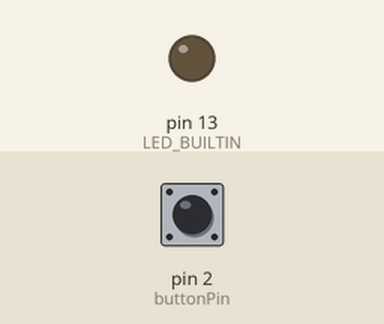
This sketch was run on a simulated Arduino Uno, built with avr-gcc and run on an emulated ATmega328P. Parts: output pins drawn as LEDs (lit = HIGH). Inputs (shaded band) come from the test bench; at power-on: pin 2 (buttonPin) LOW.

Above: at 1.2 s.
1.3 s: pin 2 (buttonPin) pulled HIGH for 0.15 s
At 1.37 s:
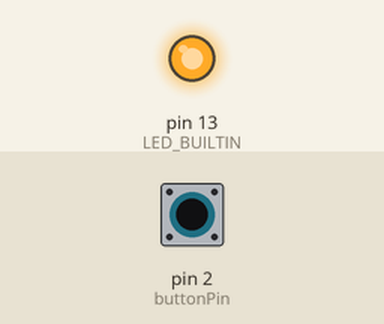
2.9 s: pin 2 (buttonPin) pulled HIGH for 3.2 s
At 6.8 s:
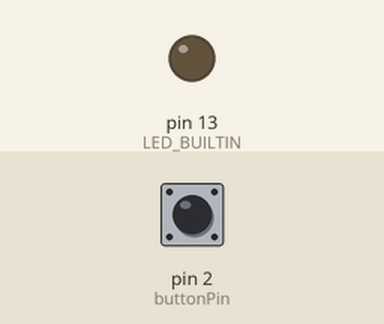
Timing chart, 0 to 8.3 s (numbered marks = the images above; inputs shaded):
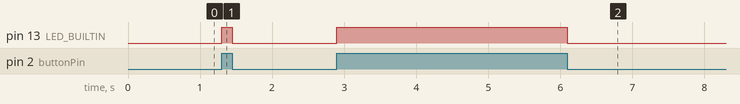

Measured:
- after the input at 1.3 s, pin 13 (LED_BUILTIN): LOW → HIGH at once, → LOW 0.15 s later
- after the input at 2.9 s, pin 13 (LED_BUILTIN): LOW → HIGH at once, → LOW 3.2 s later

The sketch:

h158.ino
```cpp
const int buttonPin = 2;     // broche du poussoir

void setup()
{
  // initialise la DEL de l'Arduino comme sortie
  pinMode(LED_BUILTIN, OUTPUT);
  // initialise le poussoir comme entrée
  pinMode(buttonPin, INPUT);
}

void loop()
{
  // Selon l'état du bouton, on allume ou éteint la DEL
  if (digitalRead(buttonPin)== HIGH) {
    digitalWrite(LED_BUILTIN, HIGH);  // Allume la DEL
  } else {
    digitalWrite(LED_BUILTIN, LOW);  // Eteint la DEL
  }
}
```
